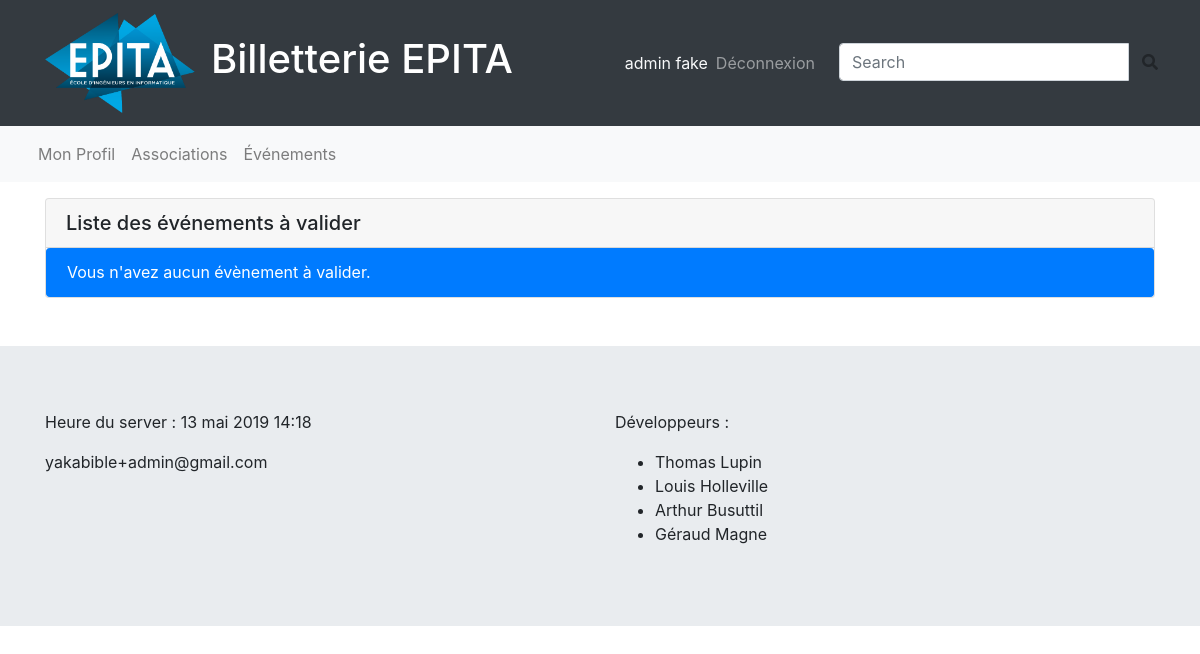
The page /event/to_approve/ (signed in) on the database as committed earlier.
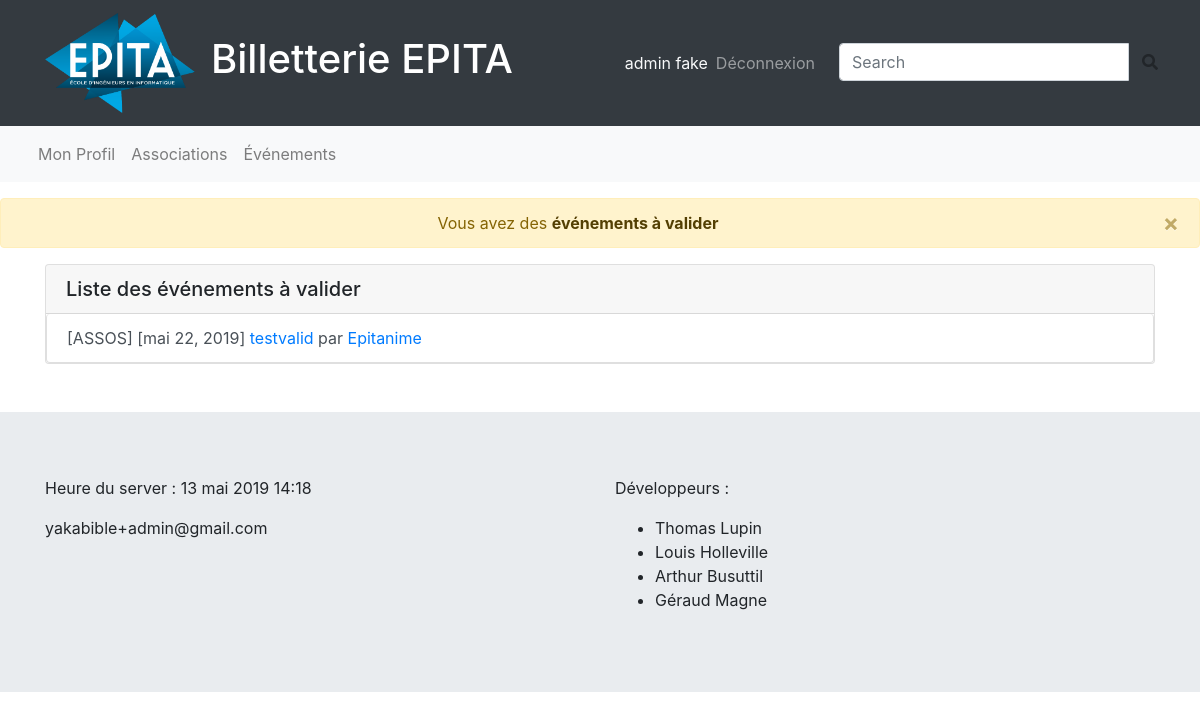
The same page on the database as committed later.
### billapp/models.py (models this page shows, shortened)
class Event(models.Model):
    title = models.CharField(max_length=128)
    description = models.TextField()
    association = models.ForeignKey(Association, on_delete=models.CASCADE)
    manager = models.ForeignKey(User, on_delete=models.CASCADE)
    premium = models.BooleanField()
    begin = models.DateTimeField()
    end = models.DateTimeField()
    begin_register = models.DateTimeField()
    end_register = models.DateTimeField()
    place = models.CharField(max_length=128)
    price_ionis = models.FloatField()
    price = models.FloatField()
    ext_capacity = models.IntegerField()
    int_capacity = models.IntegerField()
    staff_capacity = models.IntegerField()
    promotion_image_path = models.ImageField(upload_to=promo_image_path)
    validation_state = models.SmallIntegerField(choices=(
        (1, 'Need authorization'),
        (2, 'Approved by the association'),
        (3, 'Approuved by EPITA'),
        (4, 'Authorized')
    ), default=1)
    request_for_approuval = models.BooleanField(default=False)#TODO faute d'orthographe, si on a le temps...
    show_capacity = models.BooleanField()

class Association(models.Model):
    name = models.CharField(max_length=64)
    logo_path = models.ImageField(upload_to=assos_image_path)
    email = models.CharField(max_length=64)
    description = models.TextField()
    def __str__(self):
        return self.name

### billapp/views.py (the view)
# urls.py: path('event/to_approve/', views.ApprovingListView.as_view(), name='approving'),
class ApprovingListView(generic.ListView):
    template_name = "billapp/approving_events_list.html"
    model = Event
    def get_queryset(self):
        return super().get_queryset() \
            .filter(begin__gte=datetime.now()) \
            .order_by('begin') \
            .filter(validation_state__lte=3) \
            .filter(request_for_approuval=True)

### billapp/templatetags/tools.py (called while the page is built, shortened)
@register.simple_tag
def get_admin_email():
    user = User.objects.filter(groups__name="Admin")
    if not user:
        return "NO ADMIN"
    return user[0].email

@register.simple_tag
def events_to_approve(u, e):
    if u.is_anonymous:
        return False
    if u.is_superuser or u.is_staff:
        return True

@register.filter
def validation_step(event):
    status = event.validation_state
    if status == 2:
        return 'ADM'
    if status == 3:
        return 'ASSOS'
    if status == 4:
        return 'AUTHORIZED'
    return 'AUCUNE APPROBATION'

@register.simple_tag
def has_to_validate(u):
    if not u.is_authenticated:
        return False
    events = Event.objects\
        .filter(begin__gte=datetime.now())\
        .filter(validation_state__lte=3)\
        .filter(request_for_approuval=True)
    if not events or events.count() == 0:
        return False
    if u.is_superuser or u.is_staff:
            return True

### billapp/templates/billapp/approving_events_list.html (shortened to what this page needs)
{% extends 'base.html' %}
{% load static %}
{% load tools %}
{% block content %}
    <div class="card mt-3">
        <h5 class="card-header">Liste des événements à valider</h5>
        <div class="list-group">
            {% for events in object_list %}
                {% events_to_approve user events as ev_ok%}
                {% if ev_ok %}
                    <div class="list-group-item list-group-item-action">
                        [{{ events|validation_step }}] [{{ events.begin.date }}]
                        <a href="{% url 'event' pk=events.pk %}">
                           {{ events.title }} </a>
                        par
                        <a href="{% url 'association' pk=events.association.pk %}">
                            {{ events.association }}
                        </a>
                    </div>
                {% endif %}
            {% empty %}
                <a href="#" class="list-group-item list-group-item-action active">
                    Vous n'avez aucun évènement à valider.
                </a>
            {% endfor %}
        </div>
    </div>
{% endblock content %}

### billapp/templates/base.html (shortened to what this page needs)
{% load static %}
{% load tools %}
<!DOCTYPE html>
<html lang="fr">
<head>
    <link rel="stylesheet" href={% static "billapp/css/bootstrap.min.css" %}>
    <link rel="stylesheet" href={% static "billapp/css/fontawesome.css" %}>
    <link rel="stylesheet" href={% static "billapp/css/datatables.min.css" %}>
    <link rel="stylesheet" href={% static "billapp/css/main.css" %}>
</head>
<body>
    <nav class="navbar navbar-expand-lg navbar-dark bg-dark static-top">
        <div class="container">
            <a class="navbar-brand" href="{% url 'index' %}">
                <img src={% static "billapp/img/logo-epita.png" %} height="100" width="150" alt="">
            </a>
            <a class="navbar-brand" href="{% url 'index' %}">
                <h1>Billetterie EPITA</h1>
            </a>
            <div class="collapse navbar-collapse" id="navbarResponsive">
                <ul class="navbar-nav ml-auto">
                {% if user.is_authenticated %}
                    <li class="nav-item">
                        <div class="navbar-text text-light">
                            {{ user.first_name }} {{ user.last_name }}
                        </div>
                    </li>
                    <li class="nav-item">
                        <a class="nav-link" href="{% url 'log_out' %}">Déconnexion</a>
                    </li>
                {% endif %}
                    <li>
                        <form>
                            <div class="input-group ml-3">
                                <input type="text" class="form-control" placeholder="Search">
                                <div class="input-group-btn">
                                    <button class="btn btn-default" type="submit">
                                        <i class="fas fa-search"></i>
                                    </button>
                                </div>
                            </div>
                        </form>
                    </li>
                </ul>
            </div>
        </div>
    </nav>
    <nav id="nav" class="navbar navbar-expand  navbar-light bg-light">
        <div class="container">
            <ul class="navbar-nav mr-auto">
                <li class="nav-item">
                    <a class="nav-link" href="{% url 'own_profile' %}">Mon Profil</a>
                </li>
                <li class="nav-item">
                    <a class="nav-link" href="{% url 'assos_list' %}">Associations</a>
                </li>
                <li class="nav-item">
                    <a class="nav-link" href="{% url 'events_list' %}">Événements</a>
                </li>
            </ul>
        </div>
    </nav>
    {% has_to_validate user as hastaf %}
    {% if hastaf %}
        <div class="mt-3 alert alert-warning alert-dismissible fade show text-center" role="alert">
          Vous avez des <a href="{% url 'approving' %}" class="alert-link">événements à valider</a>
          <button type="button" class="close" data-dismiss="alert" aria-label="Close">
            <span aria-hidden="true">&times;</span>
          </button>
        </div>
    {% endif %}
    <main role="main" class="container">
        {% block content %}
        {% endblock content %}
    </main>
    <footer class="jumbotron jumbotron-fluid mt-5 mb-0">
        <div class="container">
            <div class="row">
                <div class="col-6">
                    <p>
                        Heure du server : {% now "j F Y H:i" %}
                    </p>
                    <p>
                        {% get_admin_email %}
                    </p>
                </div>
                <div class="col-6">
                    <p>Développeurs :</p>
                    <ul>
                        <li>Thomas Lupin</li>
                        <li>Louis  Holleville</li>
                        <li>Arthur Busuttil</li>
                        <li>Géraud Magne</li>
                    </ul>
                </div>
            </div>
        </div>
    </footer>
</body>
</html>

Rows that differ between the two databases and show on the page:
added Event: validation_state "ASSOS", begin "mai 22, 2019", title "testvalid", association "Epitanime"
Other text that changed with them:
text no longer shown: "Vous n'avez aucun évènement à valider."
text now shown: "Vous avez des événements à valider ×"
